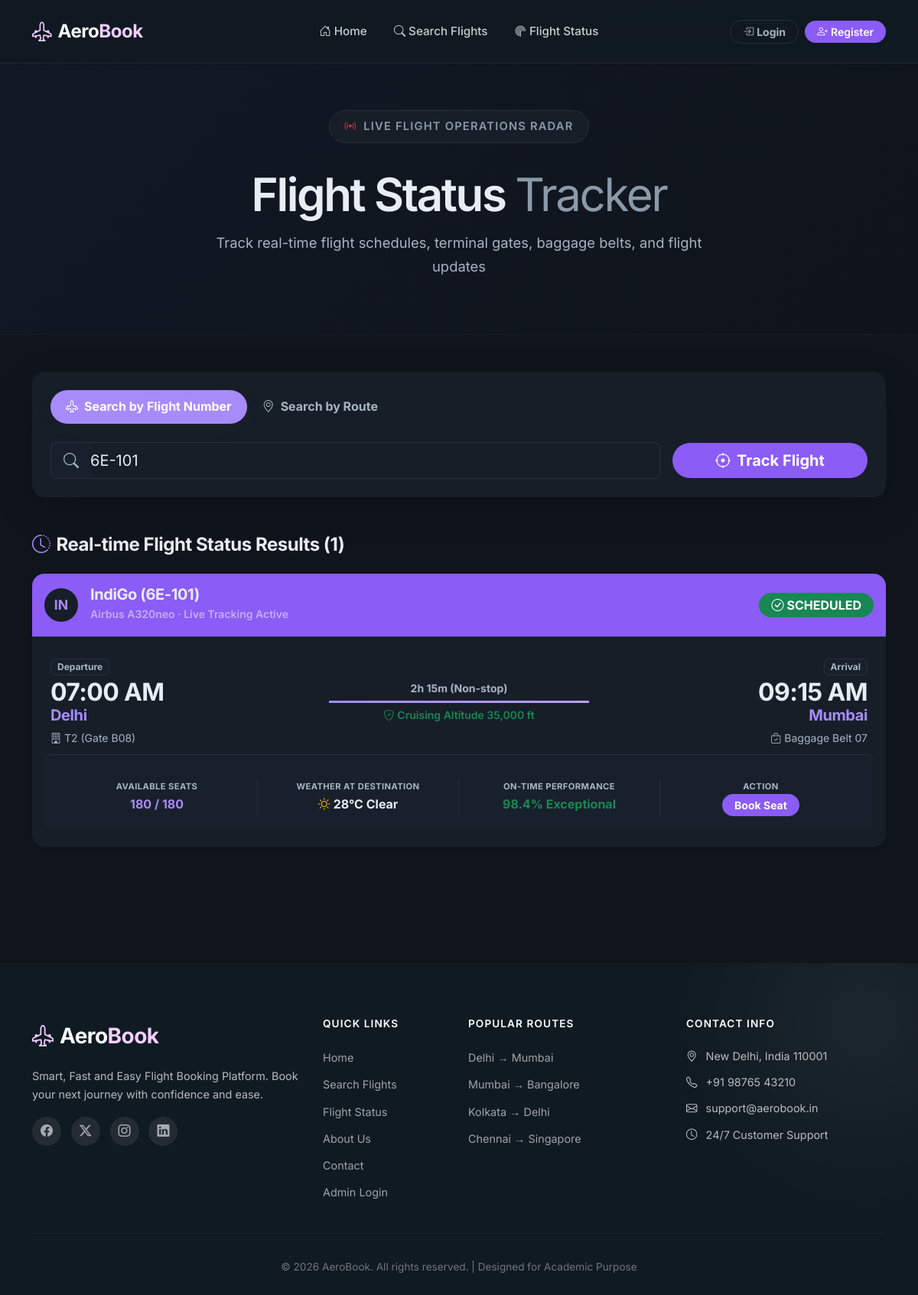
The page /flight-status.php?flight_no=6E-101 on the database its author committed.
### tables this page shows
CREATE TABLE IF NOT EXISTS flights (
    flight_id INT AUTO_INCREMENT PRIMARY KEY,
    airline_name VARCHAR(100) NOT NULL,
    flight_number VARCHAR(20) NOT NULL UNIQUE,
    source VARCHAR(100) NOT NULL,
    destination VARCHAR(100) NOT NULL,
    departure_time DATETIME NOT NULL,
    arrival_time DATETIME NOT NULL,
    total_seats INT NOT NULL DEFAULT 180,
    seats_available INT NOT NULL DEFAULT 180,
    price DECIMAL(10, 2) NOT NULL,
    status ENUM('Scheduled', 'Delayed', 'Cancelled', 'Completed') DEFAULT 'Scheduled',
    created_at TIMESTAMP DEFAULT CURRENT_TIMESTAMP,
     
     
     
    CONSTRAINT chk_flights_seats CHECK (seats_available <= total_seats)
);

### includes/functions.php (called while the page is built, shortened)
<?php
function formatTime($datetime) {
    return date('h:i A', strtotime($datetime));
}
function calcDuration($departure, $arrival) {
    $dep = new DateTime($departure);
    $arr = new DateTime($arrival);
    $diff = $dep->diff($arr);
    return $diff->h . 'h ' . $diff->i . 'm';
}
function airlineInitials($name) {
    return strtoupper(substr($name, 0, 2));
}

### flight-status.php (the view, shortened to what this page needs)
<?php
require_once 'includes/header.php';
require_once 'includes/helpers.php';
$flight_query = trim($_GET['flight_no'] ?? '');
$route_source = trim($_GET['source'] ?? '');
$route_dest = trim($_GET['destination'] ?? '');
$flight_status_data = null;
$searched = false;
$active_tab = (!empty($route_source) && !empty($route_dest)) ? 'route' : 'flight';
if (!empty($flight_query) || (!empty($route_source) && !empty($route_dest))) {
    $searched = true;
    if (!empty($flight_query)) {
        $param = '%' . $flight_query . '%';
        $stmt = mysqli_prepare($conn, "SELECT * FROM flights WHERE flight_number LIKE ? OR airline_name LIKE ? ORDER BY departure_time ASC LIMIT 5");
        mysqli_stmt_bind_param($stmt, "ss", $param, $param);
    } else {
        $stmt = mysqli_prepare($conn, "SELECT * FROM flights WHERE source=? AND destination=? ORDER BY departure_time ASC LIMIT 5");
        mysqli_stmt_bind_param($stmt, "ss", $route_source, $route_dest);
    }
    mysqli_stmt_execute($stmt);
    $res = mysqli_stmt_get_result($stmt);
    $flight_status_data = mysqli_fetch_all($res, MYSQLI_ASSOC);
}
$terminals = ['T1 (Gate A12)', 'T2 (Gate B08)', 'T3 (Gate C22)'];
$belts = ['Baggage Belt 04', 'Baggage Belt 07', 'Baggage Belt 02'];
?>
<div class="page-hero-lite">
    <div class="container">
        <span class="kicker kicker-accent"><i class="bi bi-broadcast me-1 text-danger"></i> Live Flight Operations Radar</span>
        <h1>Flight Status <span class="dim">Tracker</span></h1>
        <p>Track real-time flight schedules, terminal gates, baggage belts, and flight updates</p>
    </div>
</div>
<div class="container py-5">
    <div class="card border-0 shadow-lg rounded-4 p-4 mb-5" style="background: var(--surface-card);">
        <ul class="nav nav-pills mb-4" id="statusTabs" role="tablist">
            <li class="nav-item" role="presentation">
                <button class="nav-link fw-bold <?php echo $active_tab === 'flight' ? 'active' : ''; ?>" id="by-flight-tab" data-bs-toggle="pill" data-bs-target="#by-flight" type="button"><i class="bi bi-airplane-engines me-2"></i>Search by Flight Number</button>
            </li>
            <li class="nav-item" role="presentation">
                <button class="nav-link fw-bold <?php echo $active_tab === 'route' ? 'active' : ''; ?>" id="by-route-tab" data-bs-toggle="pill" data-bs-target="#by-route" type="button"><i class="bi bi-geo-alt me-2"></i>Search by Route</button>
            </li>
        </ul>
        <div class="tab-content" id="statusTabContent">
            <div class="tab-pane fade <?php echo $active_tab === 'flight' ? 'show active' : ''; ?>" id="by-flight" role="tabpanel">
                <form action="flight-status.php" method="GET" class="row g-3 align-items-center needs-loading">
                    <div class="col-md-9">
                        <div class="input-group input-group-lg">
                            <span class="input-group-text bg-light text-muted border-end-0"><i class="bi bi-search"></i></span>
                            <input type="text" name="flight_no" class="form-control border-start-0 ps-0" placeholder="e.g. AI-204, 6E-512, UK-810 or IndiGo" value="<?php echo htmlspecialchars($flight_query); ?>" required>
                        </div>
                    </div>
                    <div class="col-md-3">
                        <button type="submit" class="btn btn-accent btn-lg w-100 fw-bold"><i class="bi bi-crosshair me-2"></i>Track Flight</button>
                    </div>
                </form>
            </div>
        </div>
    </div>
    <?php if ($searched): ?>
        <?php if (!empty($flight_status_data)): ?>
            <h4 class="fw-bold mb-4 d-flex align-items-center gap-2">
                <i class="bi bi-clock-history text-accent"></i> Real-time Flight Status Results (<?php echo count($flight_status_data); ?>)
            </h4>
            <?php foreach ($flight_status_data as $flight):
                $random_t = $terminals[$flight['flight_id'] % 3];
                $random_b = $belts[$flight['flight_id'] % 3];
                $st = $flight['status'];
                $status_class = ($st === 'Delayed') ? 'bg-warning text-dark' : (($st === 'Cancelled') ? 'bg-danger' : 'bg-success');
            ?>
            <div class="card border-0 shadow-sm rounded-4 mb-4 overflow-hidden">
                <div class="card-header bg-primary text-white p-3 d-flex justify-content-between align-items-center">
                    <div class="d-flex align-items-center gap-3">
                        <div class="airline-logo bg-white text-primary rounded-circle fw-bold d-flex align-items-center justify-content-center" style="width: 44px; height: 44px; font-size: 1.1rem;">
                            <?php echo airlineInitials($flight['airline_name']); ?>
                        </div>
                        <div>
                            <h5 class="mb-0 fw-bold"><?php echo htmlspecialchars($flight['airline_name']); ?> (<?php echo htmlspecialchars($flight['flight_number']); ?>)</h5>
                            <small class="text-white-50">Airbus A320neo · Live Tracking Active</small>
                        </div>
                    </div>
                    <span class="badge <?php echo $status_class; ?> px-3 py-2 fs-6 rounded-pill fw-bold">
                        <i class="bi bi-check-circle me-1"></i><?php echo strtoupper($st); ?>
                    </span>
                </div>
                <div class="card-body p-4">
                    <div class="row align-items-center mb-4">
                        <div class="col-md-4 text-center text-md-start mb-3 mb-md-0">
                            <span class="badge bg-light text-muted border px-2 py-1 mb-1">Departure</span>
                            <h2 class="fw-extrabold mb-0"><?php echo formatTime($flight['departure_time']); ?></h2>
                            <h5 class="fw-bold text-primary mb-1"><?php echo htmlspecialchars($flight['source']); ?></h5>
                            <small class="text-muted"><i class="bi bi-building me-1"></i><?php echo $random_t; ?></small>
                        </div>
                        <div class="col-md-4 text-center mb-3 mb-md-0">
                            <small class="text-muted fw-bold d-block mb-1"><?php echo calcDuration($flight['departure_time'], $flight['arrival_time']); ?> (Non-stop)</small>
                            <div class="position-relative d-flex align-items-center justify-content-center">
                                <div style="width: 100%; height: 3px; background: linear-gradient(90deg, var(--accent), var(--accent-hover));"></div>
                            </div>
                            <small class="text-success fw-semibold mt-1 d-block"><i class="bi bi-shield-check me-1"></i>Cruising Altitude 35,000 ft</small>
                        </div>
                        <div class="col-md-4 text-center text-md-end">
                            <span class="badge bg-light text-muted border px-2 py-1 mb-1">Arrival</span>
                            <h2 class="fw-extrabold mb-0"><?php echo formatTime($flight['arrival_time']); ?></h2>
                            <h5 class="fw-bold text-primary mb-1"><?php echo htmlspecialchars($flight['destination']); ?></h5>
                            <small class="text-muted"><i class="bi bi-bag-check me-1"></i><?php echo $random_b; ?></small>
                        </div>
                    </div>
                    <div class="row g-3 pt-3 border-top bg-light rounded-3 p-3 text-center">
                        <div class="col-6 col-md-3 border-end">
                            <small class="text-muted d-block uppercase-label">Available Seats</small>
                            <span class="fw-bold text-accent fs-6"><?php echo $flight['seats_available']; ?> / <?php echo $flight['total_seats']; ?></span>
                        </div>
                        <div class="col-6 col-md-3 border-end">
                            <small class="text-muted d-block uppercase-label">Weather at Destination</small>
                            <span class="fw-bold text-dark fs-6"><i class="bi bi-sun text-warning me-1"></i>28°C Clear</span>
                        </div>
                        <div class="col-6 col-md-3 border-end">
                            <small class="text-muted d-block uppercase-label">On-Time Performance</small>
                            <span class="fw-bold text-success fs-6">98.4% Exceptional</span>
                        </div>
                        <div class="col-6 col-md-3">
                            <small class="text-muted d-block uppercase-label">Action</small>
                            <a href="flight-details.php?id=<?php echo $flight['flight_id']; ?>" class="btn btn-sm btn-accent fw-bold px-3">Book Seat</a>
                        </div>
                    </div>
                </div>
            </div>
            <?php endforeach; ?>
        <?php endif; ?>
    <?php endif; ?>
</div>
<?php require_once 'includes/footer.php'; ?>

### css/style.css (style rules this page uses)
:root { --primary: #192837; --primary-light: #26384A; --accent: #7342E2; --accent-hover: #8A5CF0; --accent-glow: rgba(115, 66, 226, 0.22); --surface: #F4EFFA; --surface-card: #ffffff; --text-primary: #192837; --text-secondary: #5A6472; --text-light: #8B93A0; --border: #E2DDD3; --success: #10b981; --danger: #ef4444; --warning: #f59e0b; --gradient-hero: linear-gradient(135deg, #EAE4F8 0%, #F4EFFA 100%); --gradient-accent: linear-gradient(135deg, #7342E2, #8A5CF0); --gradient-card: linear-gradient(145deg, #ffffff 0%, #F3EEF9 100%); --shadow-sm: 0 1px 3px rgba(0,0,0,0.06); --shadow-md: 0 6px 16px rgba(0,0,0,0.06); --shadow-lg: 0 12px 32px rgba(16, 24, 40, 0.08); --shadow-glow: 0 0 20px var(--accent-glow); --radius-sm: 8px; --radius-md: 12px; --radius-lg: 20px; --font-primary: 'Inter', sans-serif; --font-heading: 'Helvetica Now Display Bold', 'Inter', sans-serif; --transition: all 0.3s cubic-bezier(0.4, 0, 0.2, 1); }
*, *::before, *::after { box-sizing: border-box; }
html { overflow-x: clip; }
body { font-family: var(--font-primary); color: var(--text-primary); background: var(--surface); line-height: 1.7; overflow-x: hidden; }
h1,h2,h3,h4,h5,h6 { font-family: var(--font-heading); font-weight: 700; }
a { text-decoration: none; transition: var(--transition); }
.text-accent { color: var(--accent) !important; }
.btn-accent { background: var(--accent); color: #fff; border: none; font-weight: 600; border-radius: var(--radius-sm); transition: var(--transition); }
.airline-logo { width: 42px; height: 42px; background: var(--surface); border-radius: var(--radius-sm); display: flex; align-items: center; justify-content: center; font-weight: 700; font-size: 0.8rem; color: var(--accent); }
.uppercase-label { font-size: 0.7rem; font-weight: 700; color: var(--text-secondary); text-transform: uppercase; letter-spacing: 0.4px; }
[data-theme="dark"] { --primary: #101A23; --primary-light: #1B2836; --accent: #A78BFA; --accent-hover: #B99EFC; --accent-glow: rgba(167, 139, 250, 0.28); --surface: #10151C; --surface-card: #171E28; --text-primary: #E8EDF4; --text-secondary: #A7B4C2; --text-light: #5A6A7A; --border: #26303B; --gradient-hero: linear-gradient(135deg, #121826 0%, #0F141A 100%); --gradient-card: linear-gradient(145deg, #1A2230 0%, #141B24 100%); --shadow-sm: 0 1px 3px rgba(0,0,0,0.4); --shadow-md: 0 6px 16px rgba(0,0,0,0.45); --shadow-lg: 0 12px 32px rgba(0,0,0,0.55); --shadow-glow: 0 0 20px var(--accent-glow); --bs-body-bg: var(--surface); --bs-body-color: var(--text-primary); --bs-border-color: var(--border); --bs-secondary-color: var(--text-secondary); color-scheme: dark; }
[data-theme="dark"] body { background: var(--surface); color: var(--text-primary); }
[data-theme="dark"] .card, [data-theme="dark"] .modal-content, [data-theme="dark"] .dropdown-menu, [data-theme="dark"] .popover, [data-theme="dark"] .toast, [data-theme="dark"] .list-group-item { background-color: var(--surface-card); border-color: var(--border); color: var(--text-primary); }
[data-theme="dark"] .card-header, [data-theme="dark"] .card-footer, [data-theme="dark"] .modal-header, [data-theme="dark"] .modal-footer, [data-theme="dark"] .dropdown-header { background-color: var(--surface-card); border-color: var(--border); }
[data-theme="dark"] .form-control, [data-theme="dark"] .form-select, [data-theme="dark"] .form-check-input { background-color: var(--surface-card); border-color: var(--border); color: var(--text-primary); }
[data-theme="dark"] .form-control::placeholder { color: var(--text-light); }
[data-theme="dark"] .input-group-text { background-color: #18202B; border-color: var(--border); color: var(--text-secondary); }
[data-theme="dark"] .text-muted { color: var(--text-secondary) !important; }
[data-theme="dark"] .text-dark { color: var(--text-primary) !important; }
[data-theme="dark"] .bg-white { background-color: var(--surface-card) !important; }
[data-theme="dark"] .bg-light { background-color: #18202B !important; }
[data-theme="dark"] .border { border-color: var(--border) !important; }
[data-theme="dark"] .airline-logo { background: #18202B; }
body { transition: background-color 0.25s ease, color 0.25s ease; }
.card, .form-control, .form-select, .table, .alert, .dropdown-menu, .modal-content { transition: background-color 0.25s ease, color 0.25s ease, border-color 0.25s ease; }

### rows shown on the page
flights: airline_name "IN", airline_name "IndiGo", flight_number "6E-101", status "SCHEDULED", departure_time "07:00 AM", source "Delhi", flight_id "T2 (Gate B08)", departure_time+arrival_time "2h 15m", arrival_time "09:15 AM", destination "Mumbai", flight_id "Baggage Belt 07", seats_available "180", total_seats "180"

### other values the page prints
count($flight_status_data) "1"
